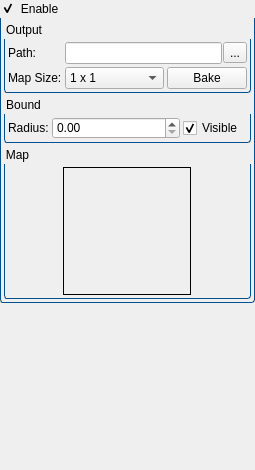
<?xml version="1.0" encoding="UTF-8"?>
<ui version="4.0">
 <class>EnvironmentProbeProperty</class>
 <widget class="QWidget" name="EnvironmentProbeProperty">
  <property name="geometry">
   <rect>
    <x>0</x>
    <y>0</y>
    <width>255</width>
    <height>470</height>
   </rect>
  </property>
  <property name="windowTitle">
   <string>Form</string>
  </property>
  <property name="styleSheet">
   <string notr="true">QGroupBox
{
	background-color:transparent;
    border-bottom-left-radius: 3px;
    border-bottom-right-radius: 3px;
    border: 1px solid #005192;
    border-top: none;
    margin-top: 18px;
}
 
QGroupBox::title
{
	subcontrol-origin: margin;	
    background:url(:/assets/subWindowBackground);
    border-top-left-radius: 3px;
    border-top-right-radius: 3px;
    border: 1px solid #005192;
    border-bottom: none;
   background-color: qlineargradient(x1: 0, y1: 0, x2: 0, y2: 1, stop: 0 #005192, stop: 1 #002f60);
    padding: 2 5000 2 2; /* some large value, as QGrouBox actual width is not known */
    color: white; 
}
</string>
  </property>
  <layout class="QGridLayout" name="gridLayout">
   <property name="leftMargin">
    <number>0</number>
   </property>
   <property name="topMargin">
    <number>0</number>
   </property>
   <property name="rightMargin">
    <number>0</number>
   </property>
   <property name="bottomMargin">
    <number>0</number>
   </property>
   <property name="spacing">
    <number>0</number>
   </property>
   <item row="0" column="0">
    <widget class="ScrollArea" name="scrollArea">
     <property name="frameShape">
      <enum>QFrame::NoFrame</enum>
     </property>
     <property name="widgetResizable">
      <bool>true</bool>
     </property>
     <widget class="QWidget" name="scrollAreaWidgetContents">
      <property name="geometry">
       <rect>
        <x>0</x>
        <y>0</y>
        <width>255</width>
        <height>470</height>
       </rect>
      </property>
      <layout class="QGridLayout" name="gridLayout_3">
       <property name="leftMargin">
        <number>0</number>
       </property>
       <property name="topMargin">
        <number>0</number>
       </property>
       <property name="rightMargin">
        <number>0</number>
       </property>
       <property name="bottomMargin">
        <number>0</number>
       </property>
       <property name="spacing">
        <number>3</number>
       </property>
       <item row="0" column="0">
        <widget class="GroupBox" name="Enable">
         <property name="title">
          <string>Enable</string>
         </property>
         <property name="flat">
          <bool>true</bool>
         </property>
         <property name="checkable">
          <bool>true</bool>
         </property>
         <layout class="QGridLayout" name="gridLayout_6">
          <property name="leftMargin">
           <number>3</number>
          </property>
          <property name="topMargin">
           <number>3</number>
          </property>
          <property name="rightMargin">
           <number>3</number>
          </property>
          <property name="bottomMargin">
           <number>3</number>
          </property>
          <property name="spacing">
           <number>3</number>
          </property>
          <item row="0" column="0">
           <widget class="GroupBox" name="groupBox">
            <property name="title">
             <string>Output</string>
            </property>
            <layout class="QGridLayout" name="gridLayout_2">
             <property name="leftMargin">
              <number>3</number>
             </property>
             <property name="topMargin">
              <number>3</number>
             </property>
             <property name="rightMargin">
              <number>3</number>
             </property>
             <property name="bottomMargin">
              <number>3</number>
             </property>
             <property name="spacing">
              <number>3</number>
             </property>
             <item row="0" column="0">
              <widget class="QLabel" name="label_2">
               <property name="sizePolicy">
                <sizepolicy hsizetype="Fixed" vsizetype="Fixed">
                 <horstretch>0</horstretch>
                 <verstretch>0</verstretch>
                </sizepolicy>
               </property>
               <property name="text">
                <string>Path:</string>
               </property>
              </widget>
             </item>
             <item row="1" column="0">
              <widget class="QLabel" name="label">
               <property name="sizePolicy">
                <sizepolicy hsizetype="Fixed" vsizetype="Fixed">
                 <horstretch>0</horstretch>
                 <verstretch>0</verstretch>
                </sizepolicy>
               </property>
               <property name="text">
                <string>Map Size:</string>
               </property>
              </widget>
             </item>
             <item row="1" column="1">
              <widget class="QComboBox" name="MapSize">
               <item>
                <property name="text">
                 <string>1 x 1</string>
                </property>
                <property name="icon">
                 <iconset resource="geditor.qrc">
                  <normaloff>:/Resources/MetroStyle/appbar.arrow.expand.png</normaloff>:/Resources/MetroStyle/appbar.arrow.expand.png</iconset>
                </property>
               </item>
               <item>
                <property name="text">
                 <string>2 x 2</string>
                </property>
                <property name="icon">
                 <iconset resource="geditor.qrc">
                  <normaloff>:/Resources/MetroStyle/appbar.arrow.expand.png</normaloff>:/Resources/MetroStyle/appbar.arrow.expand.png</iconset>
                </property>
               </item>
               <item>
                <property name="text">
                 <string>4 x 4</string>
                </property>
                <property name="icon">
                 <iconset resource="geditor.qrc">
                  <normaloff>:/Resources/MetroStyle/appbar.arrow.expand.png</normaloff>:/Resources/MetroStyle/appbar.arrow.expand.png</iconset>
                </property>
               </item>
               <item>
                <property name="text">
                 <string>8 x 8</string>
                </property>
                <property name="icon">
                 <iconset resource="geditor.qrc">
                  <normaloff>:/Resources/MetroStyle/appbar.arrow.expand.png</normaloff>:/Resources/MetroStyle/appbar.arrow.expand.png</iconset>
                </property>
               </item>
               <item>
                <property name="text">
                 <string>16 x 16</string>
                </property>
                <property name="icon">
                 <iconset resource="geditor.qrc">
                  <normaloff>:/Resources/MetroStyle/appbar.arrow.expand.png</normaloff>:/Resources/MetroStyle/appbar.arrow.expand.png</iconset>
                </property>
               </item>
               <item>
                <property name="text">
                 <string>32 x 32</string>
                </property>
                <property name="icon">
                 <iconset resource="geditor.qrc">
                  <normaloff>:/Resources/MetroStyle/appbar.arrow.expand.png</normaloff>:/Resources/MetroStyle/appbar.arrow.expand.png</iconset>
                </property>
               </item>
               <item>
                <property name="text">
                 <string>64 x 64</string>
                </property>
                <property name="icon">
                 <iconset resource="geditor.qrc">
                  <normaloff>:/Resources/MetroStyle/appbar.arrow.expand.png</normaloff>:/Resources/MetroStyle/appbar.arrow.expand.png</iconset>
                </property>
               </item>
               <item>
                <property name="text">
                 <string>128 x 128</string>
                </property>
                <property name="icon">
                 <iconset resource="geditor.qrc">
                  <normaloff>:/Resources/MetroStyle/appbar.arrow.expand.png</normaloff>:/Resources/MetroStyle/appbar.arrow.expand.png</iconset>
                </property>
               </item>
               <item>
                <property name="text">
                 <string>256 x 256</string>
                </property>
                <property name="icon">
                 <iconset resource="geditor.qrc">
                  <normaloff>:/Resources/MetroStyle/appbar.arrow.expand.png</normaloff>:/Resources/MetroStyle/appbar.arrow.expand.png</iconset>
                </property>
               </item>
               <item>
                <property name="text">
                 <string>512 x 512</string>
                </property>
                <property name="icon">
                 <iconset resource="geditor.qrc">
                  <normaloff>:/Resources/MetroStyle/appbar.arrow.expand.png</normaloff>:/Resources/MetroStyle/appbar.arrow.expand.png</iconset>
                </property>
               </item>
               <item>
                <property name="text">
                 <string>1024 x 1024</string>
                </property>
                <property name="icon">
                 <iconset resource="geditor.qrc">
                  <normaloff>:/Resources/MetroStyle/appbar.arrow.expand.png</normaloff>:/Resources/MetroStyle/appbar.arrow.expand.png</iconset>
                </property>
               </item>
               <item>
                <property name="text">
                 <string>2048 x 2048</string>
                </property>
                <property name="icon">
                 <iconset resource="geditor.qrc">
                  <normaloff>:/Resources/MetroStyle/appbar.arrow.expand.png</normaloff>:/Resources/MetroStyle/appbar.arrow.expand.png</iconset>
                </property>
               </item>
               <item>
                <property name="text">
                 <string>4096 x 4096</string>
                </property>
                <property name="icon">
                 <iconset resource="geditor.qrc">
                  <normaloff>:/Resources/MetroStyle/appbar.arrow.expand.png</normaloff>:/Resources/MetroStyle/appbar.arrow.expand.png</iconset>
                </property>
               </item>
              </widget>
             </item>
             <item row="1" column="2">
              <widget class="QPushButton" name="Bake">
               <property name="sizePolicy">
                <sizepolicy hsizetype="Fixed" vsizetype="Fixed">
                 <horstretch>0</horstretch>
                 <verstretch>0</verstretch>
                </sizepolicy>
               </property>
               <property name="text">
                <string>Bake</string>
               </property>
               <property name="icon">
                <iconset resource="geditor.qrc">
                 <normaloff>:/Resources/MetroStyle/cooking_pot.png</normaloff>:/Resources/MetroStyle/cooking_pot.png</iconset>
               </property>
              </widget>
             </item>
             <item row="0" column="1" colspan="2">
              <layout class="QHBoxLayout" name="horizontalLayout">
               <property name="spacing">
                <number>1</number>
               </property>
               <item>
                <widget class="QLineEdit" name="OutputPath">
                 <property name="readOnly">
                  <bool>true</bool>
                 </property>
                </widget>
               </item>
               <item>
                <widget class="QToolButton" name="SelectOutputPath">
                 <property name="text">
                  <string>...</string>
                 </property>
                </widget>
               </item>
              </layout>
             </item>
            </layout>
           </widget>
          </item>
          <item row="1" column="0">
           <widget class="GroupBox" name="groupBox_3">
            <property name="title">
             <string>Bound</string>
            </property>
            <property name="checkable">
             <bool>false</bool>
            </property>
            <layout class="QGridLayout" name="gridLayout_4">
             <property name="leftMargin">
              <number>3</number>
             </property>
             <property name="topMargin">
              <number>3</number>
             </property>
             <property name="rightMargin">
              <number>3</number>
             </property>
             <property name="bottomMargin">
              <number>3</number>
             </property>
             <property name="spacing">
              <number>3</number>
             </property>
             <item row="0" column="0">
              <widget class="QLabel" name="label_3">
               <property name="sizePolicy">
                <sizepolicy hsizetype="Fixed" vsizetype="Fixed">
                 <horstretch>0</horstretch>
                 <verstretch>0</verstretch>
                </sizepolicy>
               </property>
               <property name="text">
                <string>Radius:</string>
               </property>
              </widget>
             </item>
             <item row="0" column="1">
              <widget class="DoubleSpinBox" name="Radius">
               <property name="decimals">
                <number>2</number>
               </property>
               <property name="maximum">
                <double>999999999.000000000000000</double>
               </property>
               <property name="singleStep">
                <double>0.010000000000000</double>
               </property>
              </widget>
             </item>
             <item row="0" column="3">
              <widget class="ColorSelector" name="BoundColor">
               <property name="sizePolicy">
                <sizepolicy hsizetype="Fixed" vsizetype="Preferred">
                 <horstretch>0</horstretch>
                 <verstretch>0</verstretch>
                </sizepolicy>
               </property>
              </widget>
             </item>
             <item row="0" column="2">
              <widget class="QCheckBox" name="BoundVisible">
               <property name="sizePolicy">
                <sizepolicy hsizetype="Fixed" vsizetype="Fixed">
                 <horstretch>0</horstretch>
                 <verstretch>0</verstretch>
                </sizepolicy>
               </property>
               <property name="layoutDirection">
                <enum>Qt::LeftToRight</enum>
               </property>
               <property name="text">
                <string>Visible</string>
               </property>
               <property name="checked">
                <bool>true</bool>
               </property>
              </widget>
             </item>
            </layout>
           </widget>
          </item>
          <item row="2" column="0">
           <widget class="GroupBox" name="groupBox_2">
            <property name="title">
             <string>Map</string>
            </property>
            <layout class="QGridLayout" name="gridLayout_5">
             <property name="leftMargin">
              <number>3</number>
             </property>
             <property name="topMargin">
              <number>3</number>
             </property>
             <property name="rightMargin">
              <number>3</number>
             </property>
             <property name="bottomMargin">
              <number>3</number>
             </property>
             <property name="spacing">
              <number>3</number>
             </property>
             <item row="0" column="0">
              <widget class="PictureBox" name="Map">
               <property name="sizePolicy">
                <sizepolicy hsizetype="Ignored" vsizetype="Ignored">
                 <horstretch>0</horstretch>
                 <verstretch>0</verstretch>
                </sizepolicy>
               </property>
               <property name="minimumSize">
                <size>
                 <width>0</width>
                 <height>128</height>
                </size>
               </property>
               <property name="maximumSize">
                <size>
                 <width>128</width>
                 <height>16777215</height>
                </size>
               </property>
               <property name="acceptDrops">
                <bool>true</bool>
               </property>
               <property name="frameShape">
                <enum>QFrame::Box</enum>
               </property>
               <property name="scaledContents">
                <bool>true</bool>
               </property>
               <property name="filter">
                <string>Texture files(*.dds)</string>
               </property>
              </widget>
             </item>
            </layout>
           </widget>
          </item>
         </layout>
        </widget>
       </item>
       <item row="1" column="0">
        <spacer name="verticalSpacer">
         <property name="orientation">
          <enum>Qt::Vertical</enum>
         </property>
         <property name="sizeHint" stdset="0">
          <size>
           <width>20</width>
           <height>40</height>
          </size>
         </property>
        </spacer>
       </item>
      </layout>
     </widget>
    </widget>
   </item>
  </layout>
 </widget>
 <customwidgets>
  <customwidget>
   <class>PictureBox</class>
   <extends>QLabel</extends>
   <header>PictureBox.h</header>
  </customwidget>
  <customwidget>
   <class>DoubleSpinBox</class>
   <extends>QDoubleSpinBox</extends>
   <header>DoubleSpinBox.h</header>
  </customwidget>
  <customwidget>
   <class>ScrollArea</class>
   <extends>QScrollArea</extends>
   <header>ScrollArea.h</header>
   <container>1</container>
  </customwidget>
  <customwidget>
   <class>ColorPreview</class>
   <extends>QWidget</extends>
   <header>ColorPreview.h</header>
  </customwidget>
  <customwidget>
   <class>ColorSelector</class>
   <extends>ColorPreview</extends>
   <header>ColorSelector.h</header>
  </customwidget>
  <customwidget>
   <class>GroupBox</class>
   <extends>QGroupBox</extends>
   <header>GroupBox.h</header>
   <container>1</container>
  </customwidget>
 </customwidgets>
 <resources>
  <include location="geditor.qrc"/>
 </resources>
 <connections/>
</ui>
